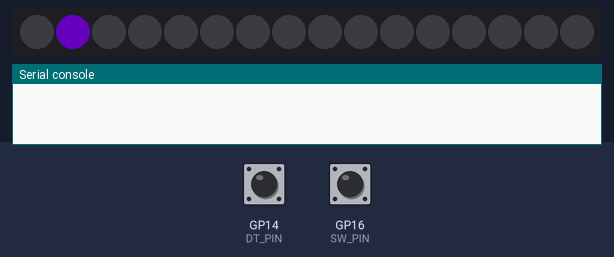
The program below on a simulated Raspberry Pi Pico running CircuitPython. Shown: 16 RGB LEDs in strip order, left to right, the last lines printed to the serial console. The inputs (shaded band) are chosen by the test bench; at power-on: GP16 (SW_PIN) HIGH, GP14 (DT_PIN) HIGH. Dim RGB values are drawn brighter than linear.

Above: at 1.2 s.
1.3 s: GP16 (SW_PIN) pulled LOW for 0.15 s
3.3 s: GP16 (SW_PIN) pulled LOW for 3.2 s
8.3 s: GP14 (DT_PIN) pulled LOW for 0.15 s
9.9 s: GP14 (DT_PIN) pulled LOW for 1 s
At 10.3 s:
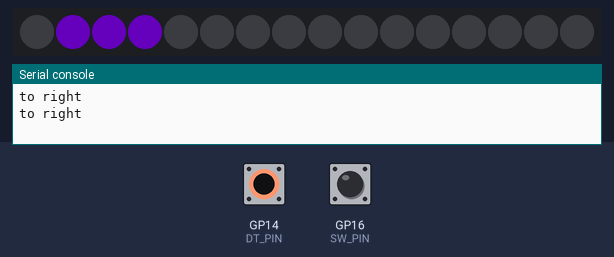
12.4 s: GP14 (DT_PIN) driven LOW and GP16 (SW_PIN) driven LOW
At 13.1 s:
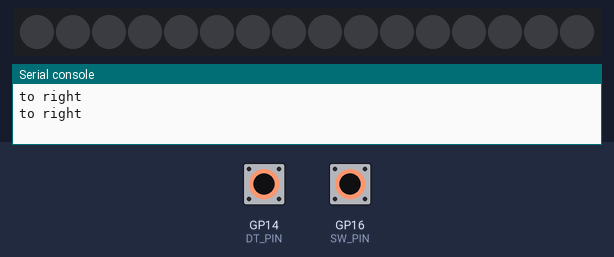
14.4 s: GP16 (SW_PIN) driven HIGH
At 15.0 s:
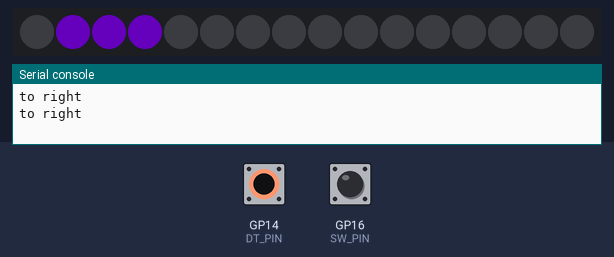
Timing chart, 0 to 16.9 s (numbered marks = the images above; inputs shaded):
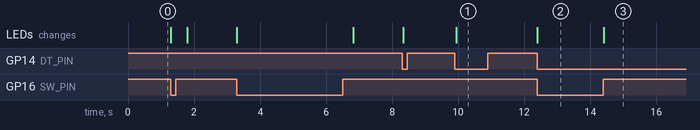

The program:

code.py
```python
import time
import neopixel
from digitalio import DigitalInOut, Direction, Pull
import board

# NeoPixel ring setup. Update num_pixels if using a different ring.
num_pixels = 16
pixels = neopixel.NeoPixel(board.GP17, num_pixels, brightness=0.3, auto_write=False)

WHITE = 255, 255, 255
TEAL = 0, 150, 150
RED = 255, 0, 0
GREEN = 0, 255, 0
YELLOW = 255, 255, 0
BLUE = 0, 0, 255
ORANGE = 255, 127, 0
VIOLET = 139, 0, 255

colors = [VIOLET, RED, GREEN, YELLOW, BLUE, ORANGE, WHITE, TEAL]

CLK_PIN = DigitalInOut(board.GP15)
DT_PIN = DigitalInOut(board.GP14)
SW_PIN = DigitalInOut(board.GP16)

CLK_PIN.direction = Direction.INPUT
DT_PIN.direction = Direction.INPUT
SW_PIN.direction = Direction.INPUT

CLK_PIN.pull = Pull.UP
DT_PIN.pull = Pull.UP
SW_PIN.pull = Pull.UP

previousValue = True
pixelPosition = 1
mode = 1

pixels.fill(0)
pixels.show()
LEFT = 1
RIGHT = 2
currentColor = VIOLET
colorIndex = 0
pixelCount = 1

def displayPixels():
    global num_pixels
    global pixelPosition
    global pixelCount

    pixels.fill(0)
    pixels.show()
    for i in range(pixelCount):

        if pixelPosition+i > num_pixels-1:
            nextPixel = pixelCount -i-1
        else: nextPixel = pixelPosition+i

        pixels[nextPixel] = currentColor

    pixels.show()

def rotatePosition(direction):
    global pixelPosition
    if direction == LEFT:
        pixelPosition = pixelPosition-1
        if pixelPosition < 0:
            pixelPosition = num_pixels-1

    else:
        pixelPosition = pixelPosition+1
        if pixelPosition > num_pixels-1:
            pixelPosition = 0

    displayPixels()
    print(pixelPosition)

displayPixels()

while True:
    if previousValue != DT_PIN.value:
        if DT_PIN.value == False:
            if CLK_PIN.value == False:
                print("to left")
                direction = LEFT
            else:
                print("to right")
                direction = RIGHT

            if mode == 1: rotatePosition(direction)

            elif mode == 2:
                colorIndex = colorIndex +1
                if colorIndex > len(colors)-1: colorIndex = 0
                if colorIndex < 0: colorIndex = len(colors-1)

                currentColor = colors[colorIndex]
                displayPixels()

            elif mode == 3:
                if direction == LEFT:
                    pixelCount = pixelCount -1
                else: pixelCount = pixelCount+1

                if pixelCount >5: pixelCount =5
                if pixelCount <1: pixelCount =1

                displayPixels()

    previousValue = DT_PIN.value

    if not SW_PIN.value:
        pixels.fill(0)
        pixels.show()
        time.sleep(0.5)
        displayPixels()
        mode = mode+1
        if mode > 3: mode = 1
```

Measured:
- after the input at 9.9 s, the LEDs: change at once (image 1)
- after the input at 12.4 s, the LEDs: change at once (image 2)
- after the input at 14.4 s, the LEDs: change at once (image 3)
